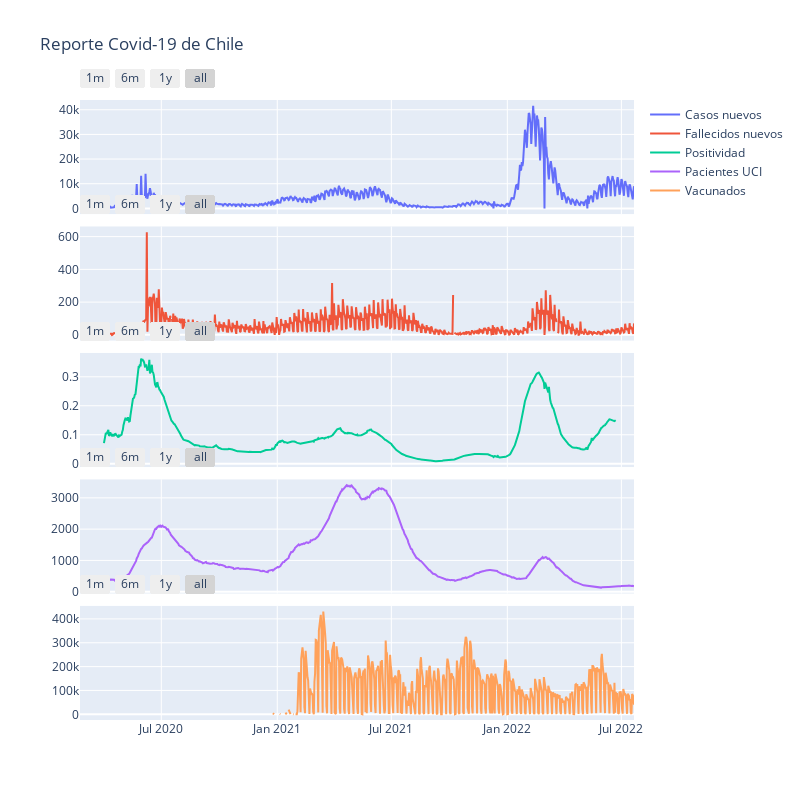

The notebook cell saved with this chart:
### Code cell
graph_plot('Chile')

### Figure 1 — Plotly figure (JSON) as saved in the notebook; plotly's stock layout.template omitted (floating-point values rounded to 4 significant figures; data arrays with more than 128 entries replaced by an {"elided": "..."} marker saying what was removed)
{"data": [{"name": "Casos nuevos", "type": "scatter", "x": {"elided": "880 str values"}, "xaxis": "x", "y": {"elided": "880 int values"}, "yaxis": "y"}, {"name": "Fallecidos nuevos", "type": "scatter", "x": {"elided": "880 str values"}, "xaxis": "x2", "y": {"elided": "880 int values"}, "yaxis": "y2"}, {"name": "Positividad", "type": "scatter", "x": {"elided": "880 str values"}, "xaxis": "x3", "y": {"elided": "880 float values"}, "yaxis": "y3"}, {"name": "Pacientes UCI", "type": "scatter", "x": {"elided": "880 str values"}, "xaxis": "x4", "y": {"elided": "880 int values"}, "yaxis": "y4"}, {"name": "Vacunados", "type": "scatter", "x": {"elided": "880 str values"}, "xaxis": "x5", "y": {"elided": "880 int values"}, "yaxis": "y5"}], "layout": {"autosize": false, "height": 800, "title": {"text": "Reporte Covid-19 de Chile"}, "width": 800, "xaxis": {"anchor": "y", "domain": [0, 1], "matches": "x5", "rangeselector": {"buttons": [{"count": 1, "label": "1m", "step": "month", "stepmode": "backward"}, {"count": 6, "label": "6m", "step": "month", "stepmode": "backward"}, {"count": 1, "label": "1y", "step": "year", "stepmode": "backward"}, {"step": "all"}]}, "showticklabels": false}, "xaxis2": {"anchor": "y2", "domain": [0, 1], "matches": "x5", "rangeselector": {"buttons": [{"count": 1, "label": "1m", "step": "month", "stepmode": "backward"}, {"count": 6, "label": "6m", "step": "month", "stepmode": "backward"}, {"count": 1, "label": "1y", "step": "year", "stepmode": "backward"}, {"step": "all"}]}, "showticklabels": false}, "xaxis3": {"anchor": "y3", "domain": [0, 1], "matches": "x5", "rangeselector": {"buttons": [{"count": 1, "label": "1m", "step": "month", "stepmode": "backward"}, {"count": 6, "label": "6m", "step": "month", "stepmode": "backward"}, {"count": 1, "label": "1y", "step": "year", "stepmode": "backward"}, {"step": "all"}]}, "showticklabels": false}, "xaxis4": {"anchor": "y4", "domain": [0, 1], "matches": "x5", "rangeselector": {"buttons": [{"count": 1, "label": "1m", "step": "month", "stepmode": "backward"}, {"count": 6, "label": "6m", "step": "month", "stepmode": "backward"}, {"count": 1, "label": "1y", "step": "year", "stepmode": "backward"}, {"step": "all"}]}, "showticklabels": false}, "xaxis5": {"anchor": "y5", "domain": [0, 1], "rangeselector": {"buttons": [{"count": 1, "label": "1m", "step": "month", "stepmode": "backward"}, {"count": 6, "label": "6m", "step": "month", "stepmode": "backward"}, {"count": 1, "label": "1y", "step": "year", "stepmode": "backward"}, {"step": "all"}]}}, "yaxis": {"anchor": "x", "domain": [0.816, 1]}, "yaxis2": {"anchor": "x2", "domain": [0.612, 0.796]}, "yaxis3": {"anchor": "x3", "domain": [0.408, 0.592]}, "yaxis4": {"anchor": "x4", "domain": [0.204, 0.388]}, "yaxis5": {"anchor": "x5", "domain": [0, 0.184]}}}
